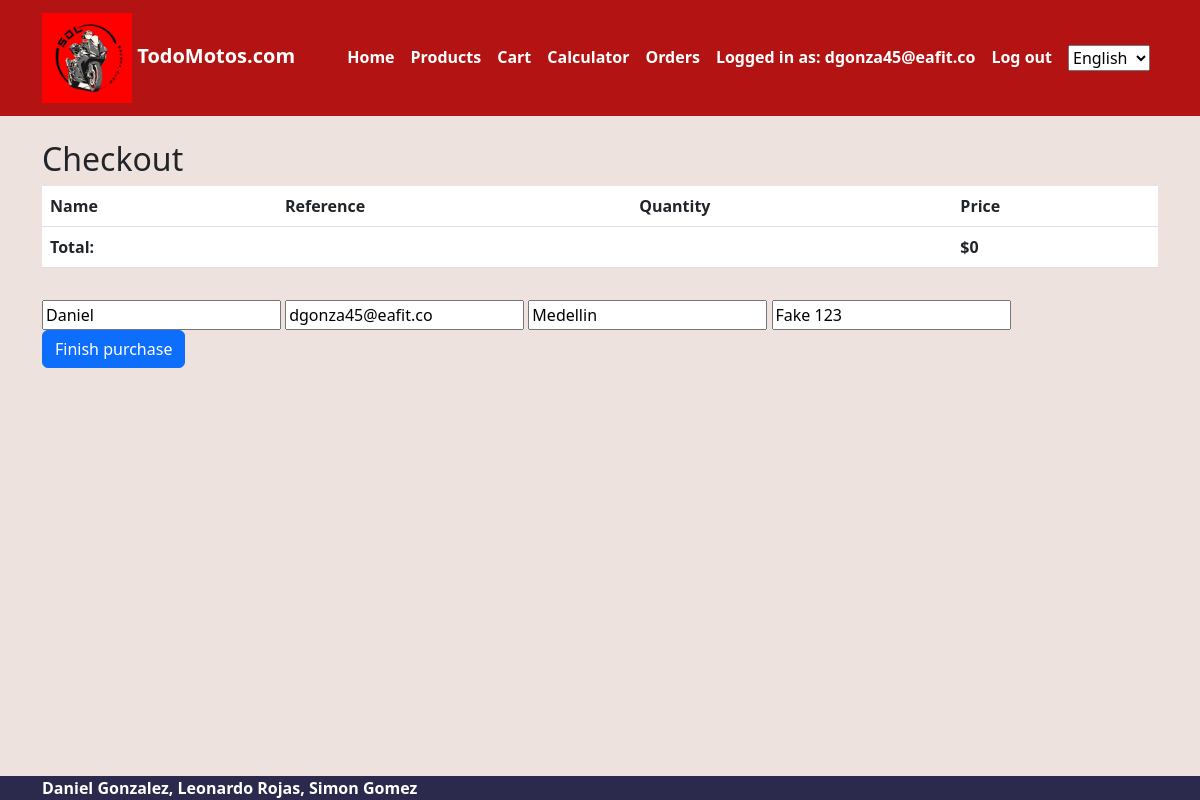
/checkout/ (signed in), run on the app's committed database.
### account/models.py (models this page shows, shortened)
class CustomerUser(AbstractUser):
    username = None
    email = models.EmailField( unique=True)
    city = models.CharField(max_length=20)
    address = models.CharField(max_length=100)
    objects = CustomUserManager()
    USERNAME_FIELD = 'email'
    REQUIRED_FIELDS = [
        'address',
        'city',
    ]

### ecommerce/views.py (the view, shortened to what this page needs)
# urls.py: path('checkout/', CheckoutView.as_view(), name='checkout'),
class CheckoutView(View):
    template_name = 'checkout/checkout.html'
    product_list = []
    def get(self, request):
        cart_items = request.session.get('cart', [])
        total_price = 0
        products_in_cart = []
        user = request.user
        context = {
            'cart_items': products_in_cart,
            'total_price': total_price,
            'user': user,
        }
        return render(request, self.template_name, context)

### ecommerce/templates/checkout/checkout.html (shortened to what this page needs)
{% extends 'base.html' %}
{% load i18n %}
{% block content %}
    <h2>{% trans "Checkout" %}</h2>
    <table class="table">
      <thead>
        <tr>
          <th>{% trans "Name" %}</th>
          <th>{% trans "Reference" %}</th>
          <th>{% trans "Quantity" %}</th>
          <th>{% trans "Price" %}</th>
        </tr>
      </thead>
      <tfoot>
        <tr>
          <td colspan="3"><strong>{% trans "Total" %}:</strong></td>
          <td><strong>${{ total_price }}</strong></td>
        </tr>
      </tfoot>
    </table>
    <form method="POST">
      {% if user.is_authenticated %}
      <input type="text" name="Nombre" value="{{ user.first_name }}" placeholder="{% trans 'Name' %}" required>
      <input type="email" name="Email" value="{{ user.email }}" placeholder="{% trans 'ID' %}" required>
      <input type="text" name="Ciudad" value="{{ user.city }}" placeholder="{% trans 'City' %}" required>
      <input type="text" name="Direccion" value="{{ user.address }}" placeholder="{% trans 'Address' %}" required>
    {% endif %}
      <button type="submit" class="btn btn-primary">{% trans "Finish purchase" %}</button>
    </form>
{% endblock %}

### ecommerce/templates/base.html (shortened to what this page needs)
{% load static %}
{% load i18n %}
<!doctype html>
<html lang="en">
    <head>
        <link href="https://cdn.jsdelivr.net/npm/bootstrap@5.3.0-alpha1/dist/css/bootstrap.min.css" rel="stylesheet"
 />
        <link href="{% static 'app.css' %}" rel="stylesheet" />
        </head>
        <body class="d-flex flex-column min-vh-100">
        <nav class="navbar navbar-expand-lg navbar-dark bg-primary">
            <div class="container">
            <a class="navbar-brand" href="{% url 'home' %}">
                <img src="{% static 'logo.png' %}" width="90" height="90" class="">
                TodoMotos.com</a>
            <div class="collapse navbar-collapse" id="navbarNavAltMarkup">
            <div class="navbar-nav ms-auto">
                <a class="nav-link active" href="{% url 'home' %}">{% trans "Home" %}</a>
                <li class="nav-item">
                <a class="nav-link active" href="{% url 'products' %}">{%trans "Products"%}</a>
                </li>
                <a class="nav-link active" href="{% url 'cart' %}">{% trans "Cart" %}</a>
                <a class="nav-link active" href="{% url 'factorial'%}">Calculator</a>
                {% if user.is_authenticated == True%}
                <a class="nav-link active" href="{% url 'orders' %}">{% trans "Orders"%}</a>
                <a class="nav-link active text-underline-opacity-0">{% trans "Logged in as"%}: {{user.email}}</a>
                {%endif%}
                <a class="nav-link active" href="{% url 'logout' %}">{% trans "Log out"%}</a>
                <form class="nav-link active" method="post" action="{% url 'set_language' %}">
                    <select name="language" id="language-selector">
                        {% get_current_language as LANGUAGE_CODE %}
                        {% get_available_languages as LANGUAGES %}
                        {% for lang_code, lang_name in LANGUAGES %}
                            <option value="{{ lang_code }}" {% if lang_code == LANGUAGE_CODE %}selected{% endif %}>
                                {{ lang_name }}
                            </option>
                        {% endfor %}
                    </select>
                </form>
            </div>
            </div>
            </div>
            </nav>
            <div class="container my-4">
                {% block content %}
                {% endblock %}
                </div>
            {% block footer %}
            <footer class="mt-auto bg-secondary text-white">
                <div class="container">
                          <a class=" text-reset fw-bold text-decoration-none" target="_blank">
                            Daniel Gonzalez, Leonardo Rojas, Simon Gomez
                        </a>
                </div>
            </footer>
            {% endblock %}
</body>
</html>

### ecommerce/static/app.css (style rules this page uses)
body { background: #EEE2DE !important; }
.bg-secondary { background-color: #2B2A4C !important; }
.bg-primary { background-color: #B31312 !important; }
nav { font-weight: 700; }

### data on the page
CustomerUser: email "dgonza45@eafit.co", Nombre "Daniel", Email "dgonza45@eafit.co", Ciudad "Medellin", Direccion "Fake 123"

### other printed values
{{ total_price }} "0"
form field language "English"
